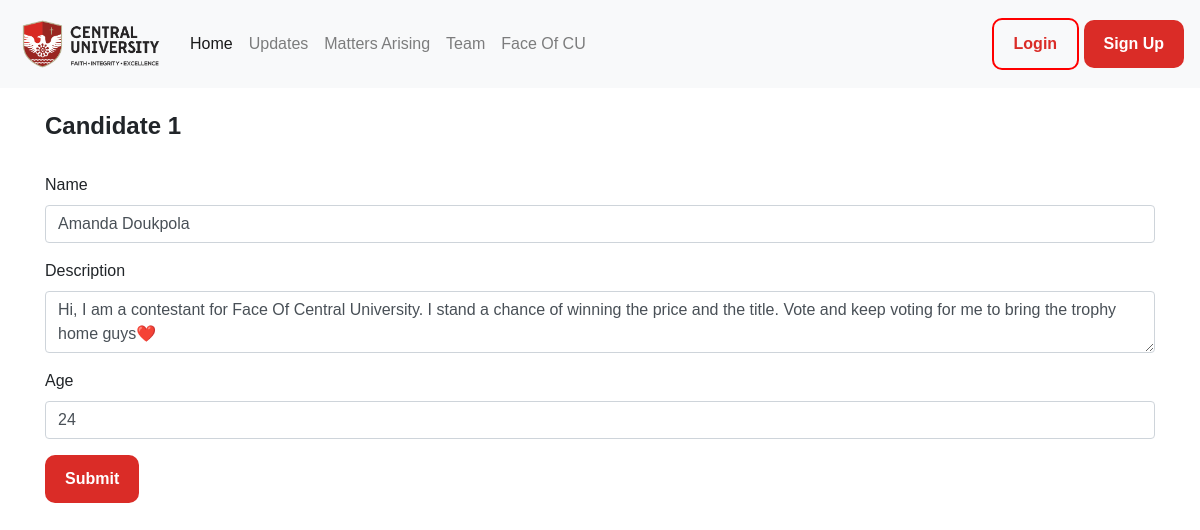
The app's page /editCandidate/1 with its own data.
### app.py (models this page shows, shortened)
class Candidates(db.Model):
    tablename = ['Posts']
    id = db.Column(db.Integer, primary_key=True)
    name = db.Column(db.String, nullable=False)
    description = db.Column(db.String)
    age = db.Column(db.String)
    votes = db.Column(db.Integer, default = 0)
    image_file = db.Column(db.String(200), default='default.png')

### app.py (the view, shortened to what this page needs)
@app.route("/editCandidate/<int:candidate_id>", methods=['GET','POST'])
def editCandidate(candidate_id):
    form = AddContestant()
    candidate = Candidates.query.get_or_404(candidate_id)
    print(candidate_id)
    if request.method == 'GET':
        form.name.data = candidate.name
        form.description.data = candidate.description
        form.age.data = candidate.age
        form.votes.data = candidate.votes
    return render_template('editcandidate.html', form=form, candidate=candidate, post=post)

### forms.py
class AddContestant(FlaskForm):
    name = StringField('Name', validators=[DataRequired()])
    age = StringField('Age', validators=[DataRequired()])
    description = StringField('Description', widget=TextArea(), validators=[DataRequired()])
    picture = StringField('Add a picture')
    votes = IntegerField('Votes')
    submit = SubmitField()

### templates/editcandidate.html (shortened to what this page needs)
{% extends "layout.html" %}
{% block body %}
<div class="container">
<br>
<h4><b>Candidate {{candidate.id}}</b></h4>
<br>
<form action="" method="post" >
    <div class="form-group">
        {{ form.name.label }}
        {{ form.name (class="form-control") }}
    </div>
    <div class="form-group">
        {{ form.description.label }}
        {{ form.description (class="form-control") }}
    </div>
    <div class="form-group" style="display: 'none';">
        {{ form.age.label }}
        {{ form.age (class="form-control") }}
    </div>
    <div style="text-align: left;" class="form-group">
        {{form.submit (class="button")}}
    </div>
</form>
</div>
{% endblock %}

### static/css/style.css (style rules this page uses)
html { scroll-behavior: smooth }
body { font-family: 'Plus Jakarta Display', sans-serif; }
.button { background-color: #DA2C27; padding: 12px 20px; font-weight: 300; border: none; border-radius: 10px; color: white; font-weight: bold; }

### records on screen
Candidates: id "1", name "Amanda Doukpola", description "Hi, I am a contestant for Face Of Central University. I stand a chance of winning the price and the title. Vote and keep voting for me to bring the trophy home guys❤️", age "24"
